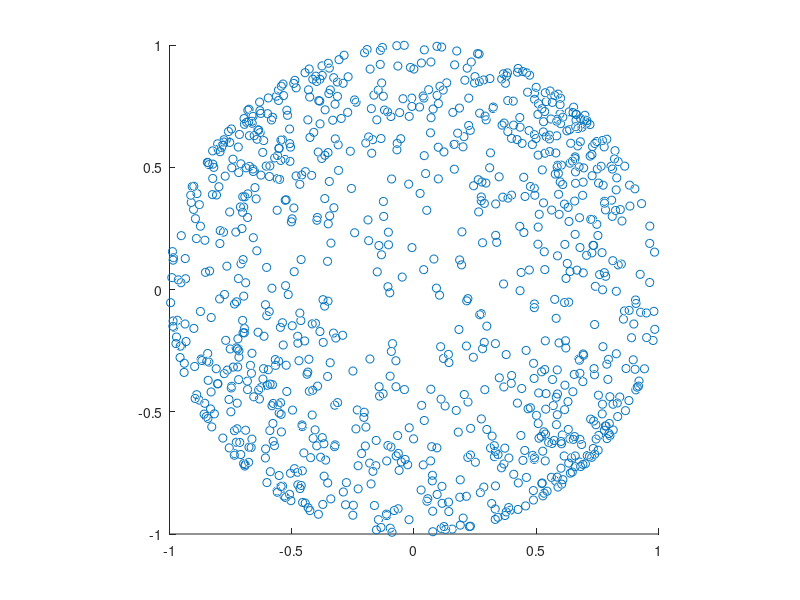

This chart was generated by the following MATLAB code:
%Test 3d plot

%Clean up
clear all;
close all;
clc;

n = 1000;
delay = 0.001;

figure;
axes;
hold on;
x = nan(n, 1);
y = nan(n, 1);
z = nan(n, 1);
for i = 1:n
    
    %Random numbers
    xi = 1 - 2*rand;
    yi = 1 - 2*rand;
    zi = 1 - 2*rand;
    
    %Scale to unit sphere
    scale = 1/sqrt(xi^2 + yi^2 + zi^2);
    xi = xi*scale;
    yi = yi*scale;
    zi = zi*scale;
    
    %Save in array
    x(i) = xi;
    y(i) = yi;
    z(i) = zi;
    
end

%Plot
scatter3(x, y, z, 'ro');
axis square;